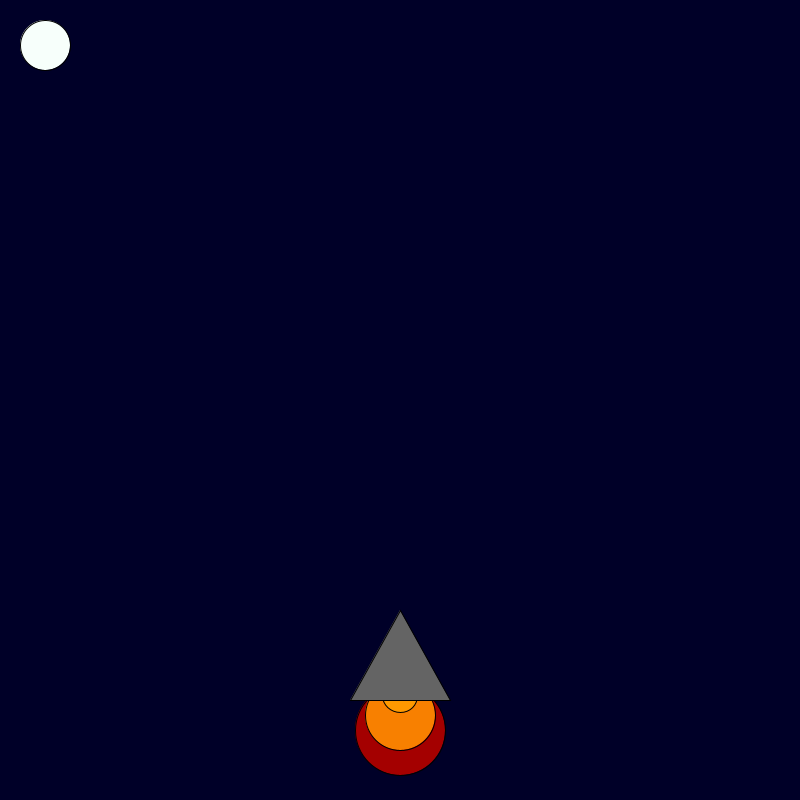
Frame 1 (no input)
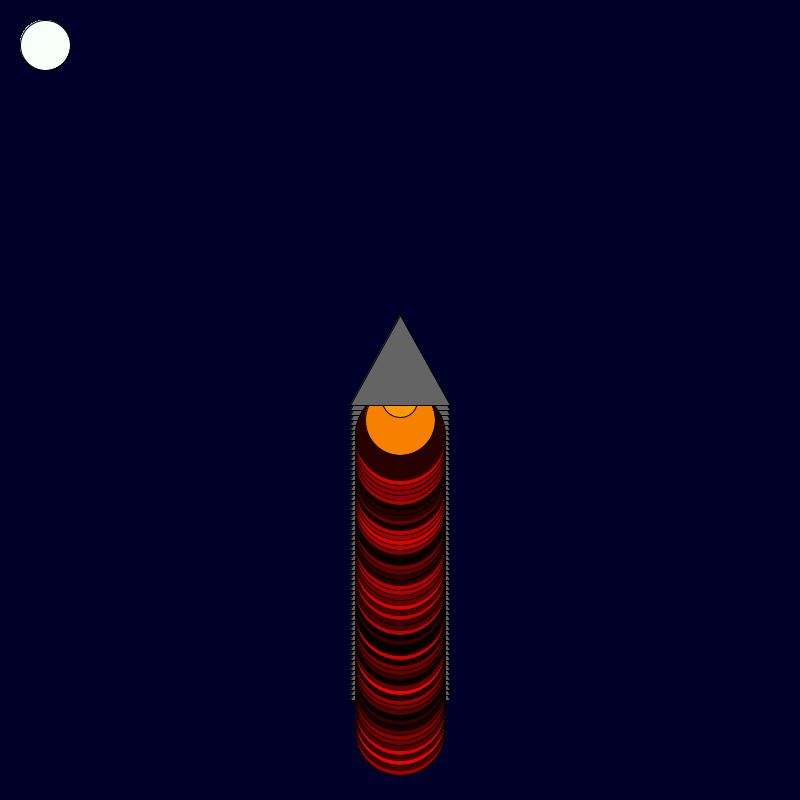
Frame 60 (the mouse pressed at the canvas centre just before this capture)
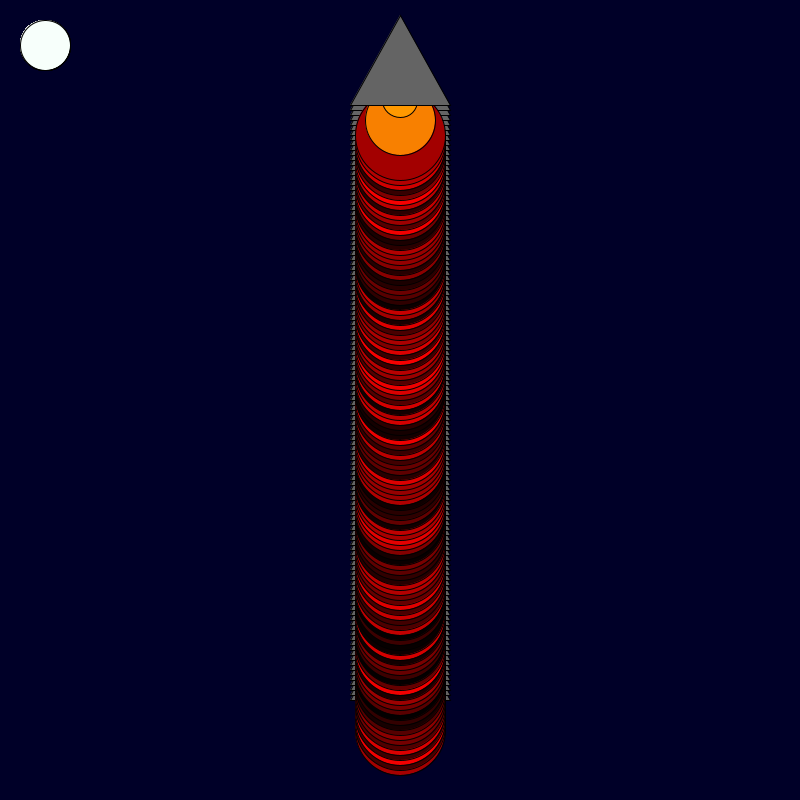
Frame 120 (the mouse held since frame 60 and released just before this capture)

The Processing sketch that drew these frames (run headless with seeded random() and noise(); from frame 60 on, the mouse is pressed at the canvas centre):

// Processing sketch: rocket_ship
// ── rocket_ship.pde
int x = 400; 
int y = 600; 

void setup() {

    background(0, 0, 40); size(800, 800);

}

void draw() {

    fill(random(255), 0, 0);
    ellipse(x, y + 130, 90, 90);
    fill(248, 128, 0);
    ellipse(x, y + 115, 70, 70);
    fill(255, 153, 0);
    ellipse(x, y + 95, 35, 35);
    fill(100, 100, 100);
    triangle(x, y + 10, x + 50, y + 100, x - 50, y + 100);
    fill(247, 255, 251);
    ellipse(45, 45, 50, 50);
  y=y - 5;
}
